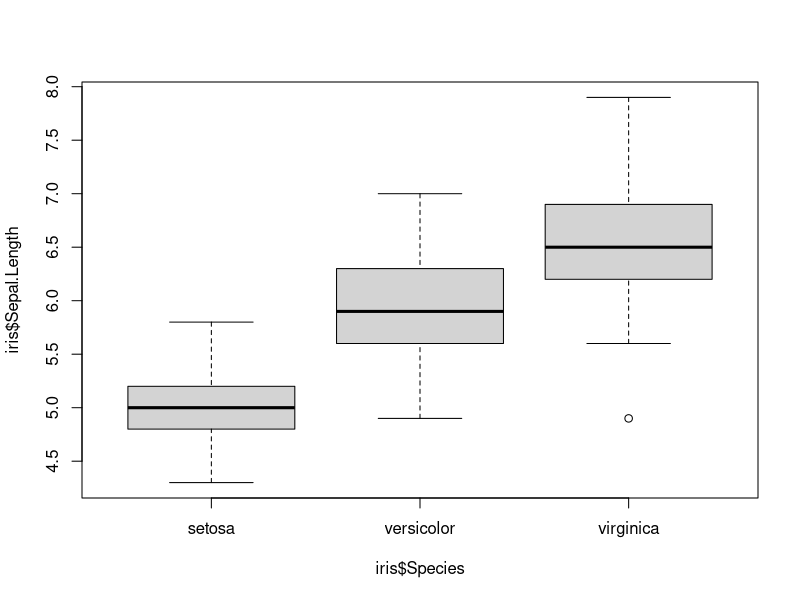
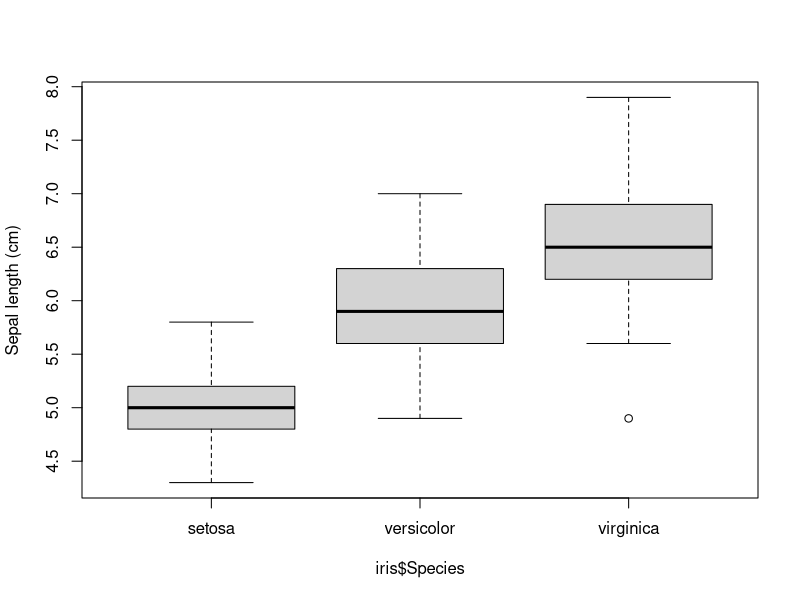
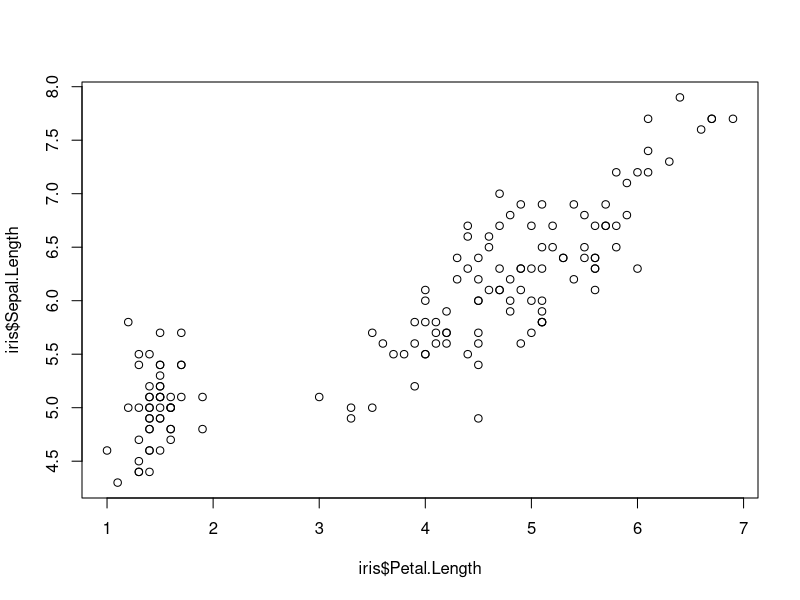
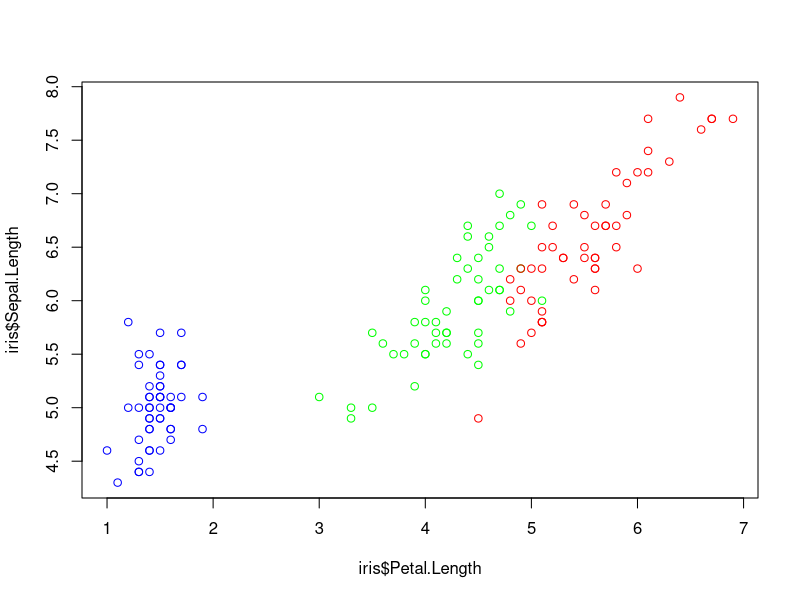
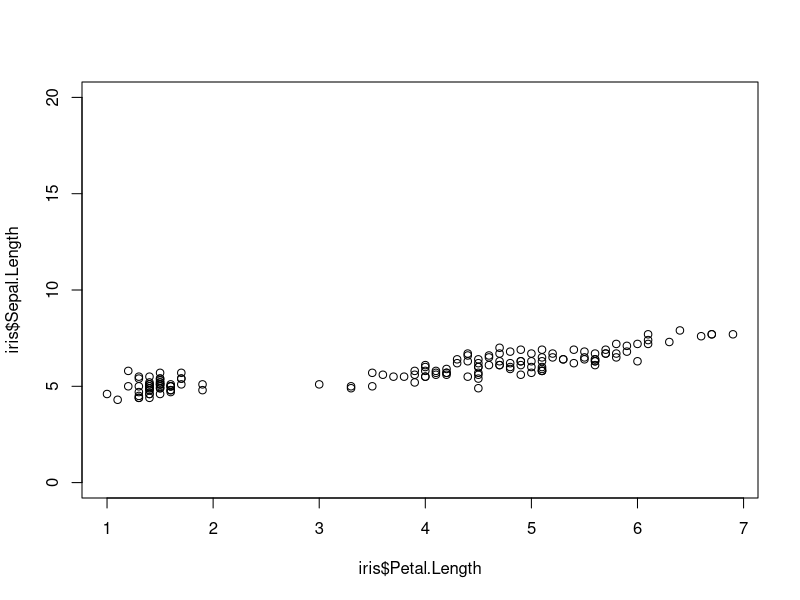
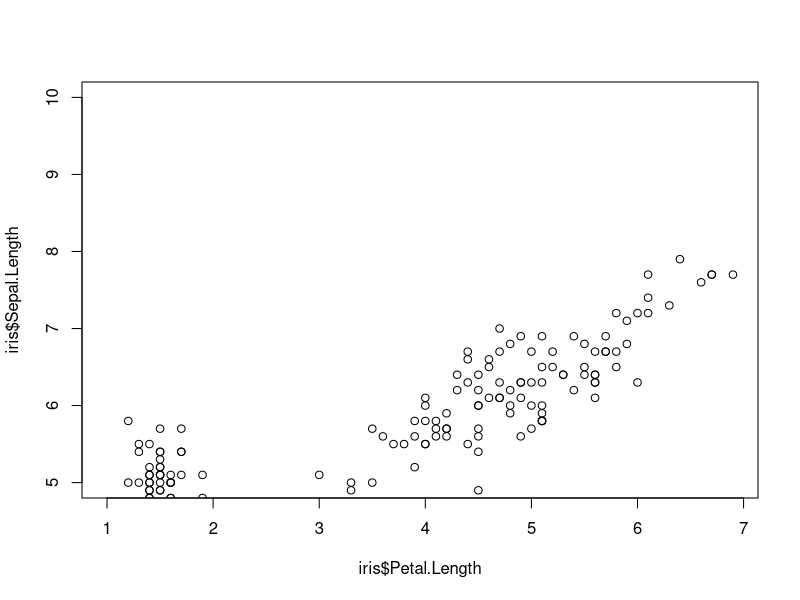
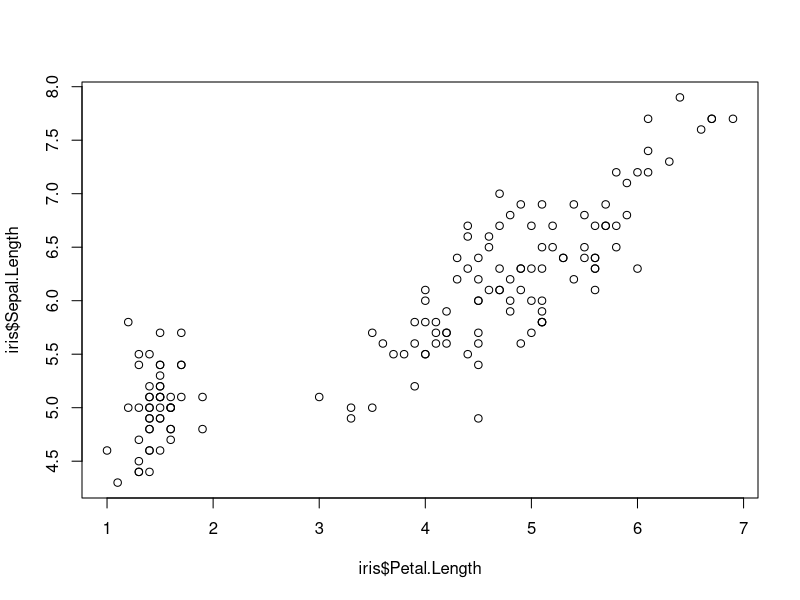
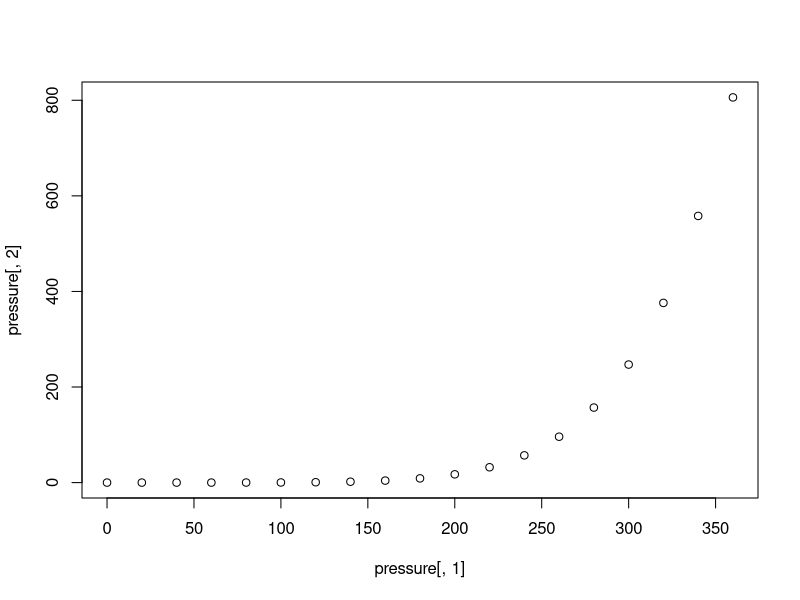

These charts were generated, in order, by the following R code:
### Simple graphics ###


## Boxplots ##

boxplot(iris$Sepal.Length ~ iris$Species)

## There are many graphical arguments that can go inside boxplot(), or plot()

boxplot(iris$Sepal.Length ~ iris$Species, ylab = "Sepal length (cm)")

# eg xlab, ylab for x and y axis labels. col for colour - as colour names. Look them up on the web. Use a c() to combine into a vector. eg c("red", "green", "blue)
## use main for a title


# Scatter plots ###
plot(iris$Petal.Length, iris$Sepal.Length)

## Add x and y labels.

## Colour by species
plot(iris$Petal.Length, iris$Sepal.Length, col = c("blue", "green", "red") [iris$Species])


## Change symbols with pch
?pch

## Set x and y axis limits with xlim, ylim . Use c() for c(min, max) vector. 
plot(iris$Petal.Length, iris$Sepal.Length, ylim = c(0, 20))
plot(iris$Petal.Length, iris$Sepal.Length, ylim = c(5, 10))
plot(iris$Petal.Length, iris$Sepal.Length)



## Line graphs

## Look at the data set
?pressure

head(pressure)

plot(pressure[,1], pressure[,2])

## Change the type with "type" argument. Try different lines, points, combinations, etc.
?plot

